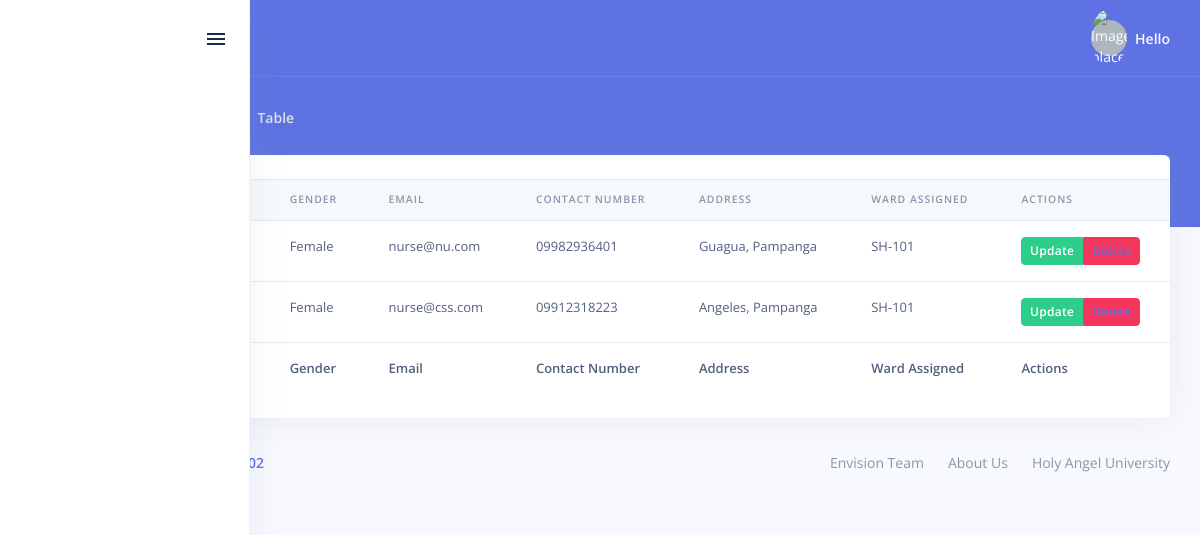
Screenshot of /users/nurses/ with the database file from the repository.
### users/models.py (models this page shows, shortened)
class CustomUser(AbstractUser):
    hospitalName = models.CharField(max_length=100, null=True, default="N/A")
    lastName = models.CharField(max_length=100, null=True, default="N/A")
    firstName = models.CharField(max_length=100, null=True, default="N/A")
    middleName = models.CharField(max_length=100, null=True, default="N/A")
    homeAddress = models.TextField(max_length=255, null=True, default="N/A")
    city = models.CharField(max_length=30, null=True, default="N/A")
    state = models.CharField(max_length=30, null=True, default="N/A")
    postal = models.CharField(max_length=30, null=True, default="N/A")
    country = models.CharField(max_length=30, null=True, default="N/A")
    birthDate = models.CharField(max_length=100, null=True, default="N/A")
    doctorPK = models.CharField(max_length=255, blank=True)
    specialization = models.CharField(max_length=200, null=True, default="N/A")
    medications = models.TextField(max_length=300, blank=True)
    medicalDirectives = models.TextField(max_length=300, blank=True)
    medicalProblems = models.TextField(max_length=300, blank=True)
    vitalSigns = models.TextField(max_length=300, blank=True)
    physicalExam = models.TextField(max_length=300, blank=True)
    medicalHistory = models.TextField(max_length=300, blank=True)
    medicationPlan = models.TextField(max_length=300, blank=True)
    medicalOrders = models.TextField(max_length=300, blank=True)
    alkPhos = models.CharField(max_length=10, blank=True)
    bun = models.CharField(max_length=10, blank=True)
    calcium = models.CharField(max_length=10, blank=True)
    chloride = models.CharField(max_length=10, blank=True)
    co2 = models.CharField(max_length=10, blank=True)
    creatinine = models.CharField(max_length=10, blank=True)
    po4 = models.CharField(max_length=10, blank=True)
    potassium = models.CharField(max_length=10, blank=True)
    sgot = models.CharField(max_length=10, blank=True)
    biliTotal = models.CharField(max_length=10, blank=True)
    uricAcid = models.CharField(max_length=10, blank=True)
    ldhTotal = models.CharField(max_length=10, blank=True)
    sodium = models.CharField(max_length=10, blank=True)
    height = models.CharField(max_length=10, blank=True)
    weight = models.CharField(max_length=10, blank=True)
    temperature = models.CharField(max_length=10, blank=True)
    tempSite = models.CharField(max_length=10, blank=True)
    pulseRate = models.CharField(max_length=10, blank=True)
    pulseRhytm = models.CharField(max_length=10, blank=True)
    respRate = models.CharField(max_length=10, blank=True)
    bpSystolic = models.CharField(max_length=10, blank=True)
    bpDiastolic = models.CharField(max_length=10, blank=True)
    cholesterol = models.CharField(max_length=10, blank=True)
    hdl = models.CharField(max_length=10, blank=True)
    ldl = models.CharField(max_length=10, blank=True)
    bgRandom = models.CharField(max_length=10, blank=True)
    cxr = models.CharField(max_length=10, blank=True)
    ekg = models.CharField(max_length=10, blank=True)
    papSmear = models.CharField(max_length=10, blank=True)
    breastExam = models.CharField(max_length=10, blank=True)
    mammogram = models.CharField(max_length=10, blank=True)
    hemoccult = models.CharField(max_length=10, blank=True)
    fluVax = models.CharField(max_length=10, blank=True)
    pneumovax = models.CharField(max_length=10, blank=True)
    tdBooster = models.CharField(max_length=10, blank=True)
    footExam = models.CharField(max_length=10, blank=True)
    eyeExam = models.CharField(max_length=10, blank=True)
    mobile_number = models.CharField(max_length=11, null=True,blank=False, validators=[RegexValidator(r'^\d{10,11}$')])
    GENDER_CHOICES = (
        ('Male', 'Male'),
        ('Female', 'Female'),
        ('Other', 'Other'),
        ('Prefer not to say', 'Prefer not to say')
    )
    USER_TYPE = (
        ('Doctor', 'Doctor'),
        ('Patient', 'Patient'),
        ('Nurse', 'Nurse'),
        ('Client', 'Client')
    )
    STATUS = (
        ('Single', 'Single'),
        ('Married', 'Married'),
        ('Divorced', 'Divorced'),
        ('Legally Seperated', 'Legally Seperated'),
        ('Widowed', 'Widowed')
    )
    WARD_CHOICES = (
        ('SH-102', 'SH-102'),
        ('SH-101', 'SH-101'),
        ('SH-201', 'SH-201'),
    )
    ward = models.CharField(max_length=10, choices=WARD_CHOICES, blank=True)
    maritalStatus = models.CharField(max_length=20, null=True, choices=STATUS, blank=True)
    userType = models.CharField(max_length=100, choices=USER_TYPE, blank=False)
    gender = models.CharField(max_length=20, choices=GENDER_CHOICES, blank=False)

### users/views.py (the view)
class NurseListView(ListView):
    template_name = "nurses/views/nurses_table.html"
    def get_queryset(self, *args, **kwargs):
        qs = CustomUser.objects.filter(userType="Nurse")
        context = {
            'qs': qs
        }
        return context

### templates/nurses/views/nurses_table.html (shortened to what this page needs)
<!DOCTYPE html>
<html>
  <head>
    {% include 'containers/components/css.html' %}
  </head>
  <body>
    {% include 'containers/layouts/sidenavbar/main_sidenavbar.html' %}
    <div class="main-content" id="panel">
      <nav
        class="navbar navbar-top navbar-expand navbar-dark bg-primary border-bottom"
      >
        <div class="container-fluid">
          <div class="collapse navbar-collapse" id="navbarSupportedContent">
            {% include 'containers/layouts/navbar/whosin.html' %}
          </div>
        </div>
      </nav>
      <div class="header bg-primary pb-6">
        <div class="container-fluid">
          <div class="header-body">
            {% include 'nurses/layouts/nurses_table_main_header.html' %}
          </div>
        </div>
      </div>
      <div class="container-fluid mt--6">
        <div class="row">
        {% include 'nurses/data/data_nurses_table.html' %}
        </div>
        {% include 'containers/layouts/footer/main_footer.html' %}
      </div>
    </div>
  </body>
</html>

### templates/nurses/data/data_nurses_table.html (shortened to what this page needs)
<div class="col">
  <div class="card">
    <div class="table-responsive py-4">
      <table class="table table-flush" id="datatable-buttons">
        <thead class="thead-light">
          <tr>
            <th>Name</th>
            <th>Gender</th>
            <th>Email</th>
            <th>Contact Number</th>
            <th>Address</th>
            <th>Ward Assigned</th>
            <th>Actions</th>
          </tr>
        </thead>
        <tfoot>
          <tr>
            <th>Name</th>
            <th>Gender</th>
            <th>Email</th>
            <th>Contact Number</th>
            <th>Address</th>
            <th>Ward Assigned</th>
            <th>Actions</th>
          </tr>
        </tfoot>
        <tbody>
          {% for n in object_list.qs %}
          <tr>
            <td>
            </td>
            <td>{{n.gender}}</td>
            <td>{{n.email}}</td>
            <td>{{n.mobile_number}}</td>
            <td>{{n.homeAddress}}</td>
            <td>{{n.ward}}</td>
            <td>
              <div class="btn-group">
                <button type="button" class="btn btn-success btn-sm">
                  Update
                </button>
                <button type="button" class="btn btn-danger btn-sm">
                  <a href="{% url 'users:delete' n.username %}">Delete</a>
                </button>
              </div>
            </td>
          </tr>
          {% endfor %}
        </tbody>
      </table>
    </div>
  </div>
</div>

### rows the page displays
CustomUser: gender "Female", email "nurse@nu.com", mobile_number "09982936401", homeAddress "Guagua, Pampanga", ward "SH-101"
CustomUser: gender "Female", email "nurse@css.com", mobile_number "09912318223", homeAddress "Angeles, Pampanga", ward "SH-101"
